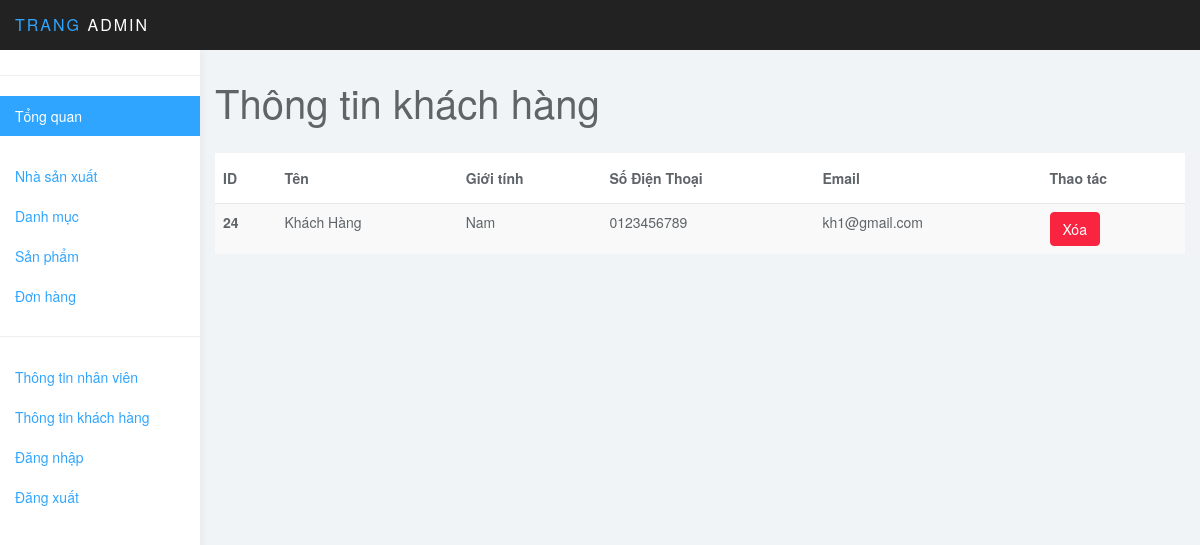
The page /admin/customers/index.php (signed in) on the database as committed earlier.
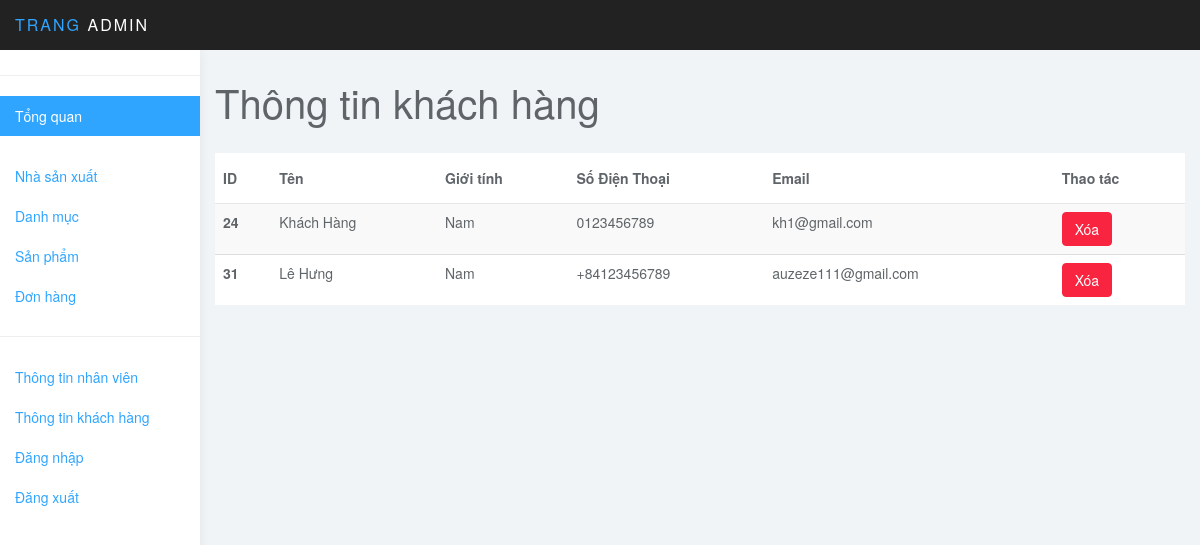
The same page on the database as committed later.
### tables this page shows
CREATE TABLE `customers` (
  `id` int(11) NOT NULL,
  `name` varchar(50) NOT NULL,
  `phone` varchar(15) NOT NULL,
  `gender` int(11) NOT NULL,
  `address` text NOT NULL,
  `email` varchar(50) NOT NULL,
  `password` varchar(200) NOT NULL,
  `token` varchar(50) DEFAULT NULL
);

### admin/customers/index.php (the view, shortened to what this page needs)
<?php
include_once "../header.php";
include_once "../sidebar.php";
?>
<div class="col-sm-9 col-sm-offset-3 col-lg-10 col-lg-offset-2 main">
    <div class="row">
        <div class="col-lg-6">
            <h1 class="page-header">Thông tin khách hàng</h1>
        </div>
    </div>
    <table class="table table-striped">
        <thead>
        <tr>
            <th scope="col">ID</th>
            <th scope="col">Tên</th>
            <th>Giới tính</th>
            <th>Số Điện Thoại</th>
            <th>Email</th>
            <th>Thao tác</th>
        </tr>
        </thead>
        <tbody>
        <?php
        include_once "../connect.php";
        $sql = "SELECT * FROM customers   ";
        $row=mysqli_query($connect,$sql);
        foreach ($row as $each) {
        ?>
        <tr>
            <th scope="row"><?php echo $each["id"]?></th>
            <td><?php echo $each["name"]?></td>
            <td>
                <?php if($each["gender"]==0) {?>
                    Nữ
                <?php } else echo "Nam"?>
            </td>
            <td><?php echo $each["phone"]?></td>
            <td><?php echo $each["email"]?></td>
            <td>
                <a href="delete.php?id=<?php echo $each["id"]?>"><button type="button" class="btn btn-danger">Xóa</button></a>
            </td>
        </tr>
        <?php }
        ?>
        </tbody>
    </table>
    <?php
    include_once "../footer.php";
    ?>

Rows that differ between the two databases and show on the page:
added customers: id "31", name "Lê Hưng", gender "Nam", phone "+84123456789", email "auzeze111@gmail.com"
